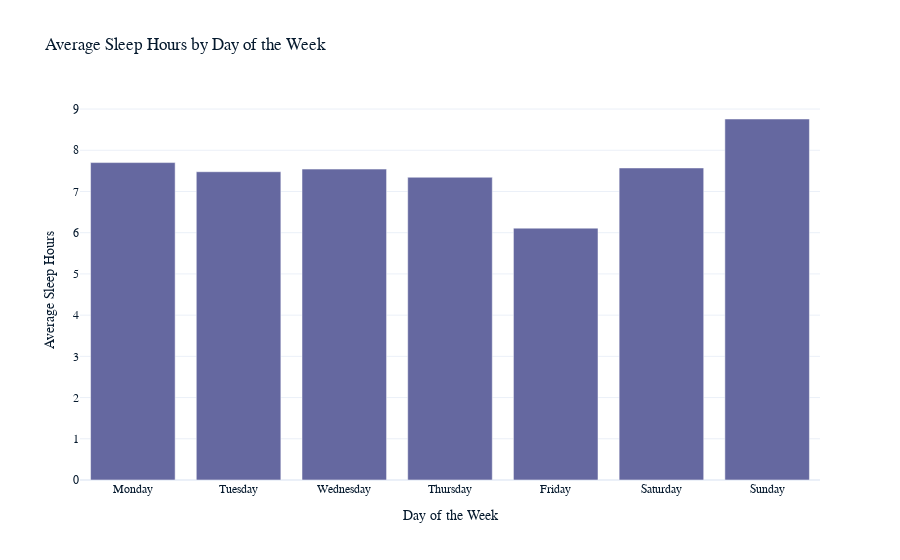

Write notebook code for a chart like this one.
### Code cell
# Calculate the average sleep hours by day of the week
avg_sleep_by_day = fitness_data.groupby('day_of_week')['sleep_hours'].mean().reset_index()

# Define the order of days in the week starting from Monday
day_order = ['Monday', 'Tuesday', 'Wednesday', 'Thursday', 'Friday', 'Saturday', 'Sunday']

# Convert 'day_of_week' to a categorical type with the specified order
avg_sleep_by_day['day_of_week'] = pd.Categorical(avg_sleep_by_day['day_of_week'], categories=day_order, ordered=True)

# Sort the dataframe by 'day_of_week'
avg_sleep_by_day = avg_sleep_by_day.sort_values('day_of_week')

# Create a bar chart to visualize the average sleep hours by day of the week
fig = px.bar(avg_sleep_by_day, x='day_of_week', y='sleep_hours', title='Average Sleep Hours by Day of the Week', labels={'day_of_week': 'Day of the Week', 'sleep_hours': 'Average Sleep Hours'})
fig.update_layout(
    xaxis_title='Day of the Week',
    yaxis_title='Average Sleep Hours'
)
fig.show()

### Figure 1 — Plotly figure (JSON) as saved in the notebook; plotly's stock layout.template omitted (floating-point values rounded to 4 significant figures)
{"data": [{"alignmentgroup": "True", "hovertemplate": "Day of the Week=%{x}<br>Average Sleep Hours=%{y}<extra></extra>", "legendgroup": "", "marker": {"color": "#6568a0", "pattern": {"shape": ""}}, "name": "", "offsetgroup": "", "orientation": "v", "showlegend": false, "textposition": "auto", "x": ["Monday", "Tuesday", "Wednesday", "Thursday", "Friday", "Saturday", "Sunday"], "xaxis": "x", "y": [7.701, 7.479, 7.543, 7.345, 6.111, 7.571, 8.759], "yaxis": "y", "type": "bar"}], "layout": {"xaxis": {"anchor": "y", "domain": [0, 1], "title": {"text": "Day of the Week"}}, "yaxis": {"anchor": "x", "domain": [0, 1], "title": {"text": "Average Sleep Hours"}}, "legend": {"tracegroupgap": 0}, "title": {"text": "Average Sleep Hours by Day of the Week"}, "barmode": "relative"}}
